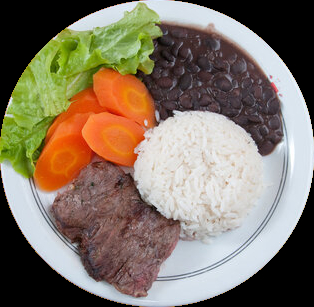
#> input picture assets/images/imagem3.jpg, 314 x 307 px
$ python rotulacao_sobel.py
#> lines starting #> are read from the running program, lines starting #| are printed output that depends on the picture; after the words box and inside, x2 and y2 are one past the last pixel; in counts of white or black regions, pixels touching at a corner belong together; long printed decimals are rounded
from matplotlib import pyplot as plt
from skimage import color
from pathlib import Path
from skimage.filters import sobel
from skimage.segmentation import slic
import skimage.graph as graph
from skimage.metrics import adapted_rand_error
from sklearn.metrics import jaccard_score
import numpy as np
from PIL import Image

base_dir = Path(__file__).parent

images_dir = base_dir / "assets/images"


# IoU implementado (Rychard)
def iou_coef(y_true, y_pred):
    axes = (0, 1)
    intersection = np.sum(np.logical_and(y_pred, y_true), axis=axes)
    union = np.sum(np.logical_or(y_pred, y_true), axis=axes)
    smooth = .001
    iou = (intersection + smooth) / (union + smooth)
    iou = np.mean(iou)
    return iou

# Carregando as imagens filtradas
img_rgb = Image.open(images_dir / "imagem3.jpg")
#> img_rgb is the input picture: PIL image 314x307 RGB; mean R, G, B 131.6, 119.8, 103.8
img = img_rgb.convert('L')  # Convertendo para escala de cinza
img = np.array(img)
img_sobel = sobel(img)
out0 = color.label2rgb(img_sobel, img, kind='avg', bg_label=0)

img_labels = Image.open(images_dir / "imagem3-labels-teste.jpg")
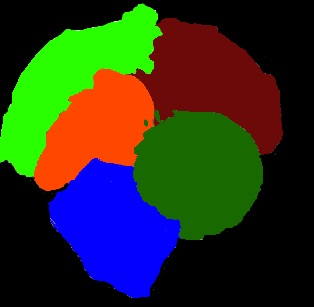
#> input picture assets/images/imagem3-labels-teste.jpg, 314 x 307 px
#> img_labels is the input picture: PIL image 314x307 RGB; mean R, G, B 43.5, 50.4, 30.9
img_labels = np.array(img_labels)
img_labels = img_labels[:, :, 0] + img_labels[:, :, 1] + img_labels[:, :, 2]
#> img_labels: shape (307, 314)

# Segmentação
segments = slic(img_sobel, compactness=25, n_segments=275, start_label=1, sigma=0.789999999, channel_axis=None)
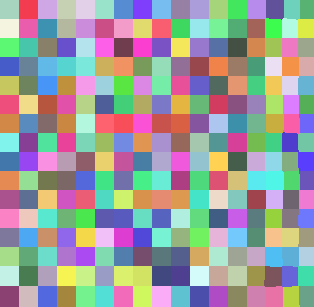
#> segments: shape (307, 314) int64; 272 distinct labels, from 1 to 272; one colour per label, 0 black
out1 = color.label2rgb(segments, img, kind='avg', bg_label=0)

# Primeiro NCut
threshold1 = 0.001
threshold2 = 0.1
if threshold1 > 0:
    g1 = graph.rag_mean_color(img, segments, mode='similarity')
    segments = graph.cut_normalized(segments, g1, thresh=threshold1)
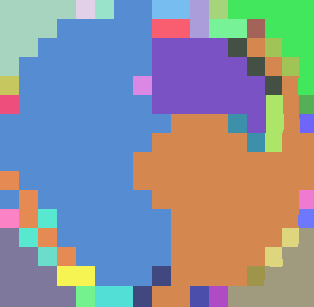
#> segments: shape (307, 314) int64; 38 distinct labels, from 1 to 267; one colour per label, 0 black

    # Verifique se há nós suficientes no grafo antes de prosseguir com o segundo corte
    if len(np.unique(segments)) > 1:
        # Segundo NCut
        if threshold2 > 0:
            g2 = graph.rag_mean_color(img, segments, mode='similarity')
            segments = graph.cut_normalized(segments, g2, thresh=threshold2)
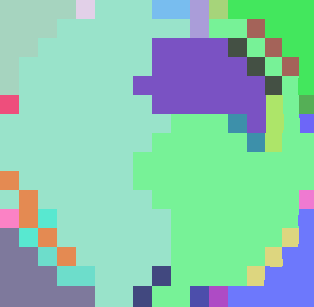
#> segments: shape (307, 314) int64; 27 distinct labels, from 1 to 267; one colour per label, 0 black
            out2 = color.label2rgb(segments, img, kind='avg', bg_label=0)
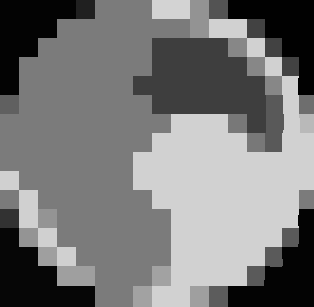
#> out2: shape (307, 314, 3); min 1, max 211, mean 121

# Mapeamento de rótulos para as segmentações
rotulos_segmentos = {
    1: "ERRO",
    4: "Feijao",
    5: "Arroz e prato",
    6: "ERRO",
    9: "ERRO",
    12: "Cenoura",
    27: "Chuchu",
    53: "Molho",
    55: "ERRO",
    56: "ERRO"
    # Adicione mais rótulos conforme necessário
}

# Plotando e calculando métricas para cada segmento separadamente
unique_segments = np.unique(segments)
#> unique_segments = 27 values from 1 to 267
print(f"Segmentos unicos encontrados: {unique_segments}")
#| Segmentos unicos encontrados: [  1   5   6   9  11  12  13  31  33  43  47  86 100 102 115 119 156 187
#|  188 190 204 205 220 224 247 266 267]

# Inicializando listas para armazenar as métricas de cada segmento
iou_jaccard_por_segmento = []
iou_implementado_por_segmento = []
precision_por_segmento = []

for seg_id in unique_segments:
    # Criar máscara para o segmento
    mask = segments == seg_id

    # Rótulo do segmento
    rotulo = rotulos_segmentos.get(seg_id, f"Segmento {seg_id}")  # Se o rótulo não estiver mapeado, use o ID

    # Converter a imagem sobel de cinza para RGB (expandindo para 3 canais)
    img_sobel_rgb = np.dstack([img_sobel] * 3)  # Expandir para 3 canais para usar na multiplicação

    # Plotar o segmento com a máscara
    plt.imshow(img_sobel_rgb * np.dstack([mask] * 3))  # Multiplicar pela máscara para mostrar apenas o segmento
    plt.title(f"Segmento: {rotulo}")
    plt.axis('off')
    plt.show()


    # Convertendo o segmento atual para binário
    y_pred_segment_bin = mask

    # Convertendo o label correspondente para binário (somente a parte do label que corresponde ao segmento)
    y_true_segment_bin = (img_labels == seg_id)

    # Calculando as métricas IoU e Rand Index para o segmento
    if np.any(y_true_segment_bin) or np.any(y_pred_segment_bin):  # Verifica se o segmento existe no label
        iou_jaccard = jaccard_score(y_true_segment_bin, y_pred_segment_bin, average='weighted', zero_division = 0)
        error, precision, recall = adapted_rand_error(y_true_segment_bin, y_pred_segment_bin)
        iou_segment = iou_coef(y_true_segment_bin, y_pred_segment_bin)
    else:
        jaccard, precision, iou_segment = 0, 0, 0  # Se o segmento não existir no rótulo verdadeiro

    # Armazenar os valores para cada segmento
    iou_implementado_por_segmento.append((rotulo, iou_segment))
    precision_por_segmento.append((rotulo, precision))
    iou_jaccard_por_segmento.append((rotulo, iou_jaccard))

    # Exibir as métricas para cada segmento
    print(f'Segmento {rotulo}: Jaccard = {iou_jaccard}, IoU = {iou_segment}, Precision = {precision}')
#> this loop made 27 passes
#> (seg_id, rotulo, iou_jaccard, error, precision, recall, intersection in iou_coef, union in iou_coef) on passes 2, 3, 4, 5, 8, 12, 15, 25: (5, 'Arroz e prato', 0.00194, 0.00782, 0.984, 1, 5, 996), (6, 'ERRO', 0.00581, 0.33, 0.504, 1, 162, 34628), (9, 'ERRO', 0.00225, 0.0214, 0.958, 1, 4, 906), (11, 'Segmento 11', 0.000421, 0.0161, 0.968, 1, 2, 845), (31, 'Segmento 31', 0.000575, 0.0766, 0.858, 1, 3, 24138), (86, 'Segmento 86', 0.00405, 0.0797, 0.852, 1, 2, 385), (115, 'Segmento 115', 0.00554, 0.107, 0.807, 1, 4, 737), (247, 'Segmento 247', 0.00238, 0.05, 0.905, 1, 1, 799)
#> (seg_id, rotulo, iou_jaccard, error, precision, recall, intersection in iou_coef, union in iou_coef) on passes 6, 7, 9, 10, 11, 13: (12, 'Cenoura', 0, 0, 1, 1, 0, 491), (13, 'Segmento 13', 0, 0, 1, 1, 0, 3847), (33, 'Segmento 33', 0, 0, 1, 1, 0, 1046), (43, 'Segmento 43', 0, 0, 1, 1, 0, 8467), (47, 'Segmento 47', 0, 0, 1, 1, 0, 1110), (100, 'Segmento 100', 0, 0, 1, 1, 0, 1016)
#| Segmento ERRO: Jaccard = 0.01576, IoU = 0.03574, Precision = 0.8238
#| Segmento Arroz e prato: Jaccard = 0.001945, IoU = 0.005021, Precision = 0.9845
#| Segmento ERRO: Jaccard = 0.005813, IoU = 0.004678, Precision = 0.5041
#| Segmento ERRO: Jaccard = 0.002248, IoU = 0.004416, Precision = 0.9581
#| Segmento Segmento 11: Jaccard = 0.0004211, IoU = 0.002368, Precision = 0.9683
#| Segmento Cenoura: Jaccard = 0.0, IoU = 2.0366557298253978e-06, Precision = 1.0
#| Segmento Segmento 13: Jaccard = 0.0, IoU = 2.599427450109839e-07, Precision = 1.0
#| Segmento Segmento 31: Jaccard = 0.0005752, IoU = 0.0001243, Precision = 0.8577
#> (further printed lines are left out)
#> pass 1, `mask = segments == seg_id`:
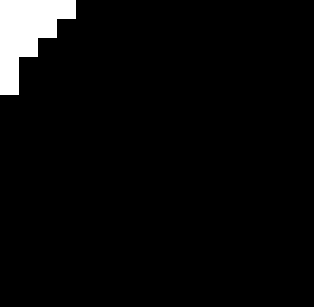
#> mask: shape (307, 314) bool; 4.1% white; 1 white region, box (x1, y1, x2, y2) and area: (0, 0, 76, 95) 3971
#> pass 2, `mask = segments == seg_id`:
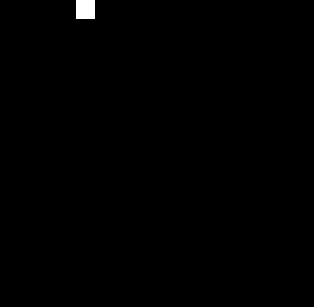
#> mask: shape (307, 314) bool; 0.37% white; 1 white region, box (x1, y1, x2, y2) and area: (76, 0, 95, 19) 361
#> after the loop: y_true_segment_bin: shape (307, 314) bool; every value is 0
#> after the loop, iou_implementado_por_segmento = 27 items, first 6: ('ERRO', 0.0357), ('Arroz e prato', 0.00502), ('ERRO', 0.00468), ('ERRO', 0.00442), ('Segmento 11', 0.00237), ('Cenoura', 2.04e-06); iou_jaccard_por_segmento = 27 items, first 6: ('ERRO', 0.0158), ('Arroz e prato', 0.00194), ('ERRO', 0.00581), ('ERRO', 0.00225), ('Segmento 11', 0.000421), ('Cenoura', 0); precision_por_segmento = 27 items, first 6: ('ERRO', 0.824), ('Arroz e prato', 0.984), ('ERRO', 0.504), ('ERRO', 0.958), ('Segmento 11', 0.968), ('Cenoura', 1)

# Exibindo os resultados gerais (médias)
jaccard_medio = np.mean([jac for _, jac in iou_jaccard_por_segmento])
#> jaccard_medio = 0.00143
iou_medio = np.mean([iou for _, iou in iou_implementado_por_segmento])
#> iou_medio = 0.00238
precision_media = np.mean([prec for _, prec in precision_por_segmento])
#> precision_media = nan

print(f'Media Jaccard por segmento: {jaccard_medio}')
#| Media Jaccard por segmento: 0.001435
print(f'Media IoU por segmento: {iou_medio}')
#| Media IoU por segmento: 0.00238
print(f'Media Precision por segmento: {precision_media}')
#| Media Precision por segmento: nan

fig, ax = plt.subplots(1, 4)

ax[0].imshow(img_rgb)
ax[0].set_title('Imagem Original')

ax[1].imshow(out0)
ax[1].set_title('Imagem com filtro Sobel')

ax[2].imshow(out1)
ax[2].set_title('Imagem modificada SLIC')

ax[3].imshow(out2)
ax[3].set_title('Imagem modificada NCUT')

plt.tight_layout()
plt.show()
